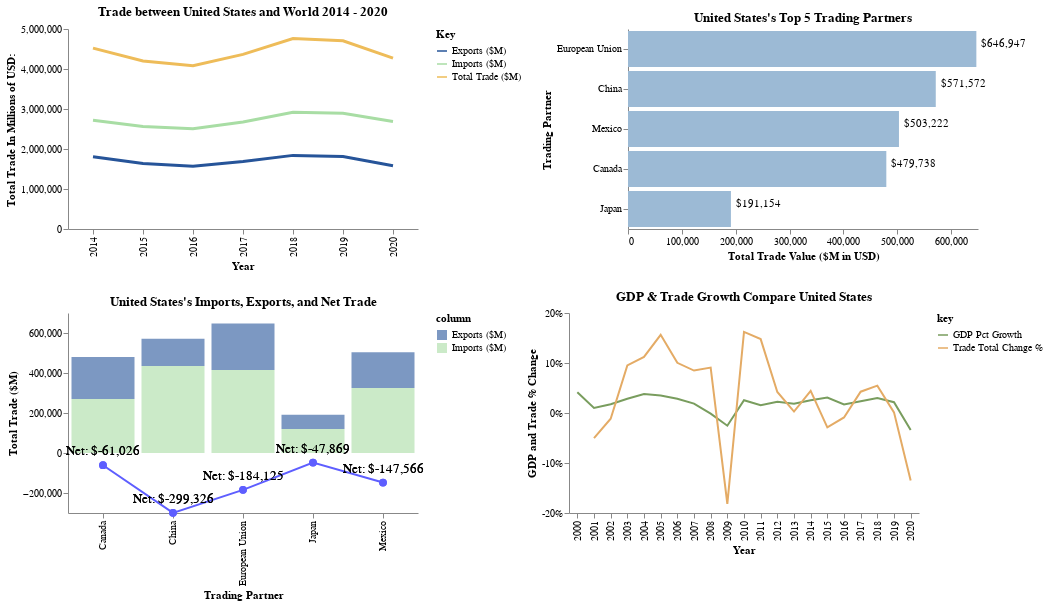

Source (notebook cell):
### Code cell
my_altair.get_charts_for_click_from_world_map("United States",width=350,height=200)
